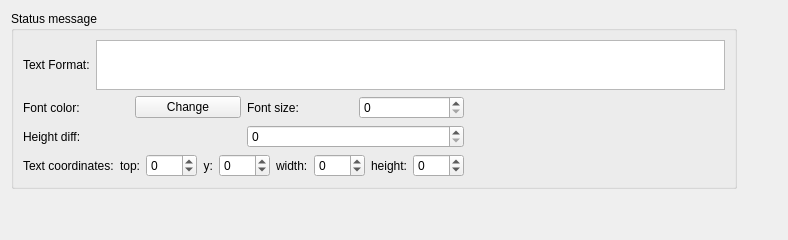
          <widget class="QWidget" name="tab_8" >
           <attribute name="title" >
            <string>Status message</string>
           </attribute>
           <layout class="QGridLayout" name="gridLayout_22" >
            <item row="0" column="0" >
             <widget class="QGroupBox" name="groupBox_8" >
              <property name="title" >
               <string>Status message</string>
              </property>
              <layout class="QGridLayout" name="gridLayout_17" >
               <item row="0" column="0" colspan="3" >
                <layout class="QHBoxLayout" name="horizontalLayout_18" >
                 <item>
                  <widget class="QLabel" name="label_32" >
                   <property name="text" >
                    <string>Text Format:</string>
                   </property>
                  </widget>
                 </item>
                 <item>
                  <widget class="QTextEdit" name="uStatusTextFormat" >
                   <property name="maximumSize" >
                    <size>
                     <width>16777215</width>
                     <height>50</height>
                    </size>
                   </property>
                  </widget>
                 </item>
                </layout>
               </item>
               <item row="1" column="0" >
                <layout class="QHBoxLayout" name="horizontalLayout_19" >
                 <item>
                  <widget class="QLabel" name="label_33" >
                   <property name="text" >
                    <string>Font color:</string>
                   </property>
                  </widget>
                 </item>
                 <item>
                  <widget class="QPushButton" name="uStatusFontColor" >
                   <property name="text" >
                    <string>Change</string>
                   </property>
                  </widget>
                 </item>
                </layout>
               </item>
               <item row="1" column="1" >
                <layout class="QHBoxLayout" name="horizontalLayout_20" >
                 <item>
                  <widget class="QLabel" name="label_34" >
                   <property name="text" >
                    <string>Font size:</string>
                   </property>
                  </widget>
                 </item>
                 <item>
                  <widget class="QSpinBox" name="uStatusFontSize" />
                 </item>
                </layout>
               </item>
               <item rowspan="3" row="1" column="2" >
                <spacer name="horizontalSpacer_2" >
                 <property name="orientation" >
                  <enum>Qt::Horizontal</enum>
                 </property>
                 <property name="sizeHint" stdset="0" >
                  <size>
                   <width>255</width>
                   <height>38</height>
                  </size>
                 </property>
                </spacer>
               </item>
               <item row="3" column="0" colspan="2" >
                <layout class="QHBoxLayout" name="horizontalLayout_21" >
                 <item>
                  <widget class="QLabel" name="label_35" >
                   <property name="text" >
                    <string>Text coordinates:</string>
                   </property>
                  </widget>
                 </item>
                 <item>
                  <widget class="QLabel" name="label_36" >
                   <property name="text" >
                    <string>top:</string>
                   </property>
                   <property name="alignment" >
                    <set>Qt::AlignRight|Qt::AlignTrailing|Qt::AlignVCenter</set>
                   </property>
                  </widget>
                 </item>
                 <item>
                  <widget class="QSpinBox" name="uStatusTextCoordinates0" >
                   <property name="minimum" >
                    <number>-500</number>
                   </property>
                   <property name="maximum" >
                    <number>500</number>
                   </property>
                  </widget>
                 </item>
                 <item>
                  <widget class="QLabel" name="label_37" >
                   <property name="text" >
                    <string>y:</string>
                   </property>
                   <property name="alignment" >
                    <set>Qt::AlignRight|Qt::AlignTrailing|Qt::AlignVCenter</set>
                   </property>
                  </widget>
                 </item>
                 <item>
                  <widget class="QSpinBox" name="uStatusTextCoordinates1" >
                   <property name="minimum" >
                    <number>-500</number>
                   </property>
                   <property name="value" >
                    <number>0</number>
                   </property>
                  </widget>
                 </item>
                 <item>
                  <widget class="QLabel" name="label_38" >
                   <property name="text" >
                    <string>width:</string>
                   </property>
                  </widget>
                 </item>
                 <item>
                  <widget class="QSpinBox" name="uStatusTextCoordinates2" >
                   <property name="minimum" >
                    <number>-500</number>
                   </property>
                   <property name="maximum" >
                    <number>500</number>
                   </property>
                  </widget>
                 </item>
                 <item>
                  <widget class="QLabel" name="label_39" >
                   <property name="text" >
                    <string>height:</string>
                   </property>
                  </widget>
                 </item>
                 <item>
                  <widget class="QSpinBox" name="uStatusTextCoordinates3" >
                   <property name="minimum" >
                    <number>-500</number>
                   </property>
                   <property name="maximum" >
                    <number>500</number>
                   </property>
                  </widget>
                 </item>
                </layout>
               </item>
               <item row="2" column="0" >
                <widget class="QLabel" name="label_40" >
                 <property name="text" >
                  <string>Height diff:</string>
                 </property>
                </widget>
               </item>
               <item row="2" column="1" >
                <widget class="QSpinBox" name="uStatusHeight" />
               </item>
              </layout>
              <zorder>label_40</zorder>
              <zorder>uStatusHeight</zorder>
             </widget>
            </item>
            <item row="0" column="1" >
             <spacer name="horizontalSpacer_7" >
              <property name="orientation" >
               <enum>Qt::Horizontal</enum>
              </property>
              <property name="sizeHint" stdset="0" >
               <size>
                <width>40</width>
                <height>20</height>
               </size>
              </property>
             </spacer>
            </item>
            <item row="1" column="0" >
             <spacer name="verticalSpacer_6" >
              <property name="orientation" >
               <enum>Qt::Vertical</enum>
              </property>
              <property name="sizeHint" stdset="0" >
               <size>
                <width>20</width>
                <height>40</height>
               </size>
              </property>
             </spacer>
            </item>
           </layout>
          </widget>
